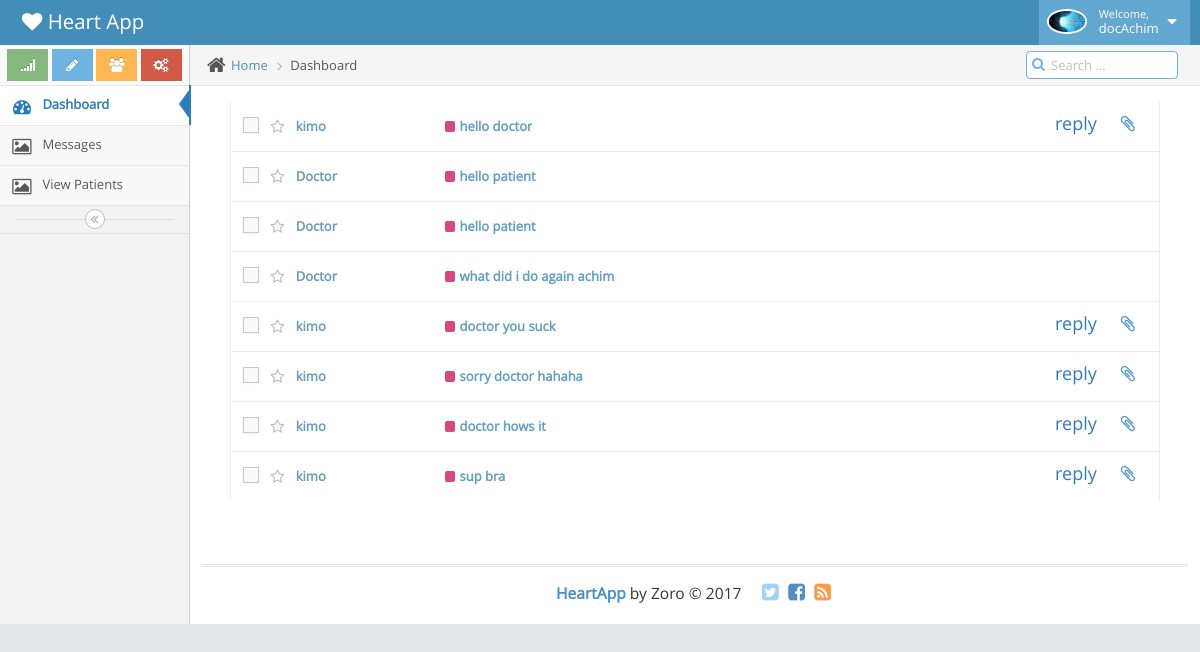
/docmessages/1, run on the app's committed database.
### heart/models.py (models this page shows, shortened)
class Doctor(db.Model, UserMixin):
    id = db.Column(db.Integer, primary_key=True)
    username = db.Column(db.String(80), unique=True)
    name = db.Column(db.String(100))
    surname = db.Column(db.String(100))
    gender = db.Column(db.String(50))
    email = db.Column(db.String(120), unique=True)
    password_hash = db.Column(db.String(80))
    achievements = db.Column(db.Text)
    years_in_practice = db.Column(db.Integer)
    rank = db.Column(db.String(100))
    career = db.Column(db.Text)
    bio = db.Column(db.Text)
    pic = db.Column(db.String(200))
    feedback = db.relationship('DoctorFeedBack', backref='doctor', lazy='dynamic')
    response = db.relationship('Response', backref='doctor', lazy='dynamic')
    patients = db.relationship('User', backref='doctor', lazy='dynamic')
    messages = db.relationship('Query', backref='doctor', lazy='dynamic')
    @property
    def password(self):
        raise AttributeError('password: write-only field')

class Query(db.Model):
    id = db.Column(db.Integer, primary_key=True)
    content = db.Column(db.Text)
    name = db.Column(db.String(100))
    patient_id = db.Column(db.Integer, db.ForeignKey('user.id'))
    doctor_id = db.Column(db.Integer, db.ForeignKey('doctor.id'))
    responses = db.relationship('Response', backref='query', lazy='dynamic')

class Response(db.Model):
    id = db.Column(db.Integer, primary_key=True)
    content = db.Column(db.Text)
    doctor_id = db.Column(db.Integer, db.ForeignKey('doctor.id'))
    query_id = db.Column(db.Integer, db.ForeignKey('query.id'))

### heart/views.py (the view)
@app.route('/docmessages/<id>')
def docMessages(id):
    doc = Doctor.query.get(id)
    messages = Query.query.filter_by(doctor_id=id)
    return render_template('docmessages.html', messages=messages, doc=doc)

### heart/templates/docmessages.html (shortened to what this page needs)
{% extends 'docbase.html' %}
{% block content %}
<div class="page-content">
		<div class="row">
			<div class="col-xs-12">
				<div class="row">
					<div class="col-xs-12">
						<div class="tabbable">
							<div class="tab-content no-border no-padding">
								<div id="inbox" class="tab-pane in active">
									<div class="message-container">
										<div class="message-list-container">
											<div class="message-list" id="message-list">
												{% for message in messages %}
												<div class="message-item message-unread">
													<label class="inline">
														<span class="lbl"></span>
													</label>
													<i class="message-star ace-icon fa fa-star-o light-grey"></i>
													<span class="sender" title="John Doe">
														{{ message.name }}
													</span>
													<span class="attachment">
														<i class="ace-icon fa fa-paperclip"></i>
													</span>
													<span class="attachment">
															<a href="{{ url_for('messagePatient', id=doc.id, query=message.id) }}">reply</a>
														</span>
													<span class="summary">
														<span class="badge badge-pink mail-tag"></span>
														<span class="text">
															{{ message.content }}
														</span>
													</span>
												</div>
													{% for response in message.responses %}
													<div class="message-item message-unread">
														<label class="inline">
															<span class="lbl"></span>
														</label>
														<i class="message-star ace-icon fa fa-star-o light-grey"></i>
														<span class="sender" title="John Doe">
															Doctor
														</span>
														<span class="summary">
															<span class="badge badge-pink mail-tag"></span>
															<span class="text">
																{{ response.content }}
															</span>
														</span>
													</div>
													{% endfor %}
												{% endfor %}
											</div>
										</div>
									</div>
								</div>
							</div>
						</div>
					</div>
				</div>
			</div>
		</div>
	</div>
{% endblock %}

### heart/templates/docbase.html (shortened to what this page needs)
<!DOCTYPE html>
<html lang="en">
	<head>
		<link rel="stylesheet" href="{{ url_for('static', filename='assets/css/bootstrap.min.css') }}" />
		<link rel="stylesheet" href="{{ url_for('static', filename='assets/font-awesome/4.5.0/css/font-awesome.min.css')  }}" />
		<link rel="stylesheet" href="{{ url_for('static', filename='assets/css/ace.min.css') }}" class="ace-main-stylesheet" id="main-ace-style" />
		<link rel="stylesheet" href="{{ url_for('static', filename='assets/css/ace-skins.min.css') }}" />
		<link rel="stylesheet" href="{{ url_for('static', filename='assets/css/ace-rtl.min.css') }}" />
	</head>
	<body class="no-skin">
		<div id="navbar" class="navbar navbar-default          ace-save-state">
			<div class="navbar-container ace-save-state" id="navbar-container">
				<div class="navbar-header pull-left">
					<a href="" class="navbar-brand">
						<small>
							<i class="fa fa-heart"></i>
							Heart App
						</small>
					</a>
				</div>
				<div class="navbar-buttons navbar-header pull-right" role="navigation">
					<ul class="nav ace-nav">
						<li class="light-blue dropdown-modal">
							<a data-toggle="dropdown" href="#" class="dropdown-toggle">
								{% if doc.pic %}
								<img class="nav-user-photo" src="{{ url_for('static', filename='images/' + doc.pic) }}" alt="" />
								{% else %}
								<img class="nav-user-photo" src="{{ url_for('static', filename='assets/images/avatars/avatar.png') }}" alt="" />
								{% endif %}
								<span class="user-info">
									<small>Welcome,</small>
									{{ doc.username }}
								</span>
								<i class="ace-icon fa fa-caret-down"></i>
							</a>
						</li>
					</ul>
				</div>
			</div>
		</div>
		<div class="main-container ace-save-state" id="main-container">
			<div id="sidebar" class="sidebar                  responsive                    ace-save-state">
				<div class="sidebar-shortcuts" id="sidebar-shortcuts">
					<div class="sidebar-shortcuts-large" id="sidebar-shortcuts-large">
						<button class="btn btn-success">
							<i class="ace-icon fa fa-signal"></i>
						</button>
						<button class="btn btn-info">
							<i class="ace-icon fa fa-pencil"></i>
						</button>
						<button class="btn btn-warning">
							<i class="ace-icon fa fa-users"></i>
						</button>
						<button class="btn btn-danger">
							<i class="ace-icon fa fa-cogs"></i>
						</button>
					</div>
				</div>
				<ul class="nav nav-list">
					<li class="active">
						<a href="{{ url_for('home') }}">
							<i class="menu-icon fa fa-tachometer"></i>
							<span class="menu-text"> Dashboard </span>
						</a>
					</li>
					<li class="">
						<a href="{{ url_for('docMessages', id=doc.id) }}">
							<i class="menu-icon fa fa-picture-o"></i>
							<span class="menu-text"> Messages </span>
						</a>
					</li>
					<li class="">
						<a href="{{ url_for('viewPatients', id=doc.id) }}">
							<i class="menu-icon fa fa-picture-o"></i>
							<span class="menu-text"> View Patients </span>
						</a>
					</li>
				</ul>
				<div class="sidebar-toggle sidebar-collapse" id="sidebar-collapse">
					<i id="sidebar-toggle-icon" class="ace-icon fa fa-angle-double-left ace-save-state" data-icon1="ace-icon fa fa-angle-double-left" data-icon2="ace-icon fa fa-angle-double-right"></i>
				</div>
			</div>
			<div class="main-content">
				<div class="main-content-inner">
					<div class="breadcrumbs ace-save-state" id="breadcrumbs">
						<ul class="breadcrumb">
							<li>
								<i class="ace-icon fa fa-home home-icon"></i>
								<a href="#">Home</a>
							</li>
							<li class="active">Dashboard</li>
						</ul>
						<div class="nav-search" id="nav-search">
							<form class="form-search">
								<span class="input-icon">
									<input type="text" placeholder="Search ..." class="nav-search-input" id="nav-search-input" autocomplete="off" />
									<i class="ace-icon fa fa-search nav-search-icon"></i>
								</span>
							</form>
						</div>
					</div>
					<div class="page-content">
						{% block content %}{% endblock %}
					</div>
				</div>
			</div>
			<div class="footer">
				<div class="footer-inner">
					<div class="footer-content">
						<span class="bigger-120">
							<span class="blue bolder">HeartApp</span>
							by Zoro &copy; 2017
						</span>
						<span class="action-buttons">
							<a href="#">
								<i class="ace-icon fa fa-twitter-square light-blue bigger-150"></i>
							</a>
							<a href="#">
								<i class="ace-icon fa fa-facebook-square text-primary bigger-150"></i>
							</a>
							<a href="#">
								<i class="ace-icon fa fa-rss-square orange bigger-150"></i>
							</a>
						</span>
					</div>
				</div>
			</div>
		</div>
	</body>
</html>

### data on the page
Doctor: pic (picture), username "docAchim"
Query: name "kimo", content "hello doctor"
Response: content "hello patient"
Response: content "hello patient"
Response: content "what did i do again achim"
Query: name "kimo", content "doctor you suck"
Query: name "kimo", content "sorry doctor hahaha"
Query: name "kimo", content "doctor hows it"
Query: name "kimo", content "sup bra"
